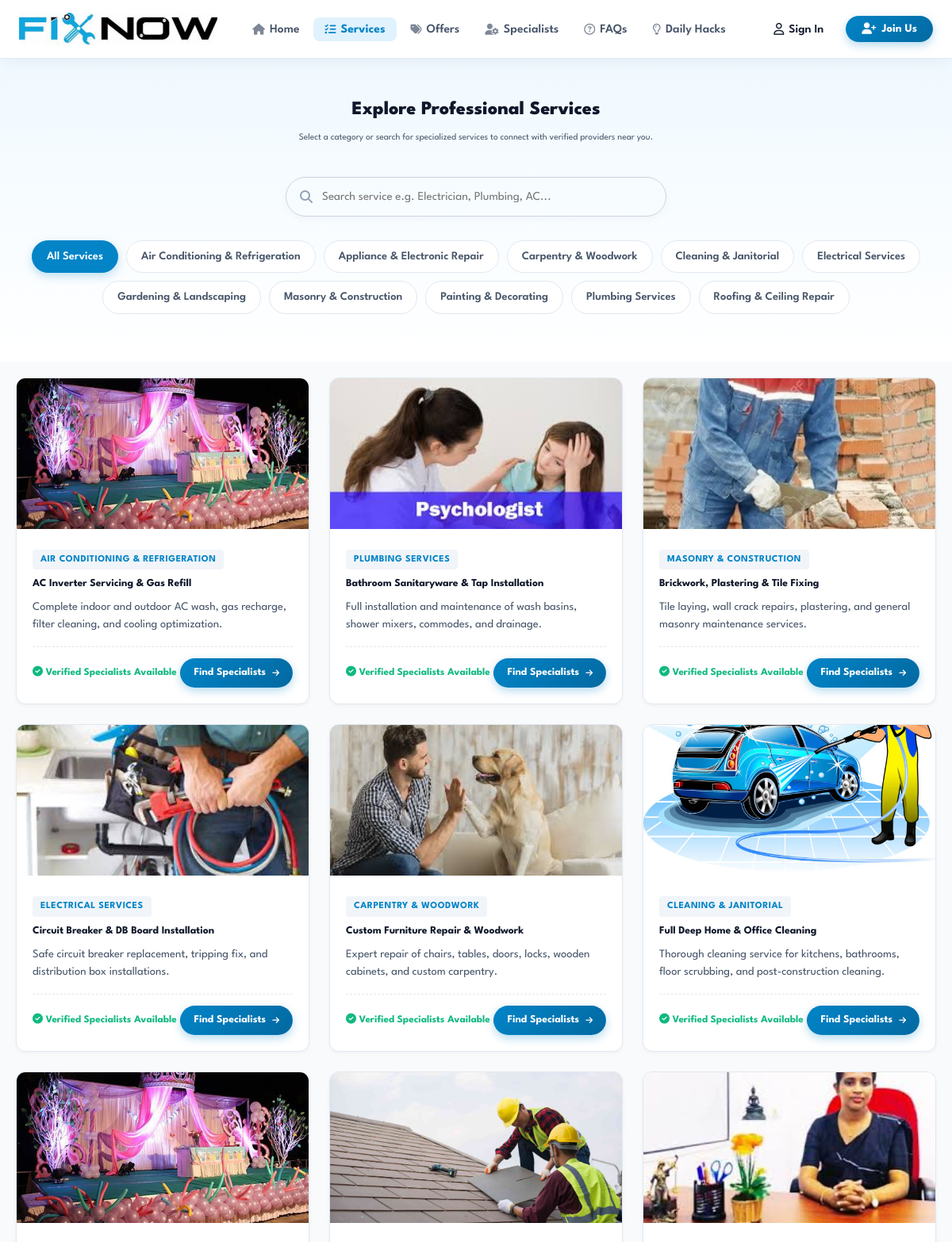
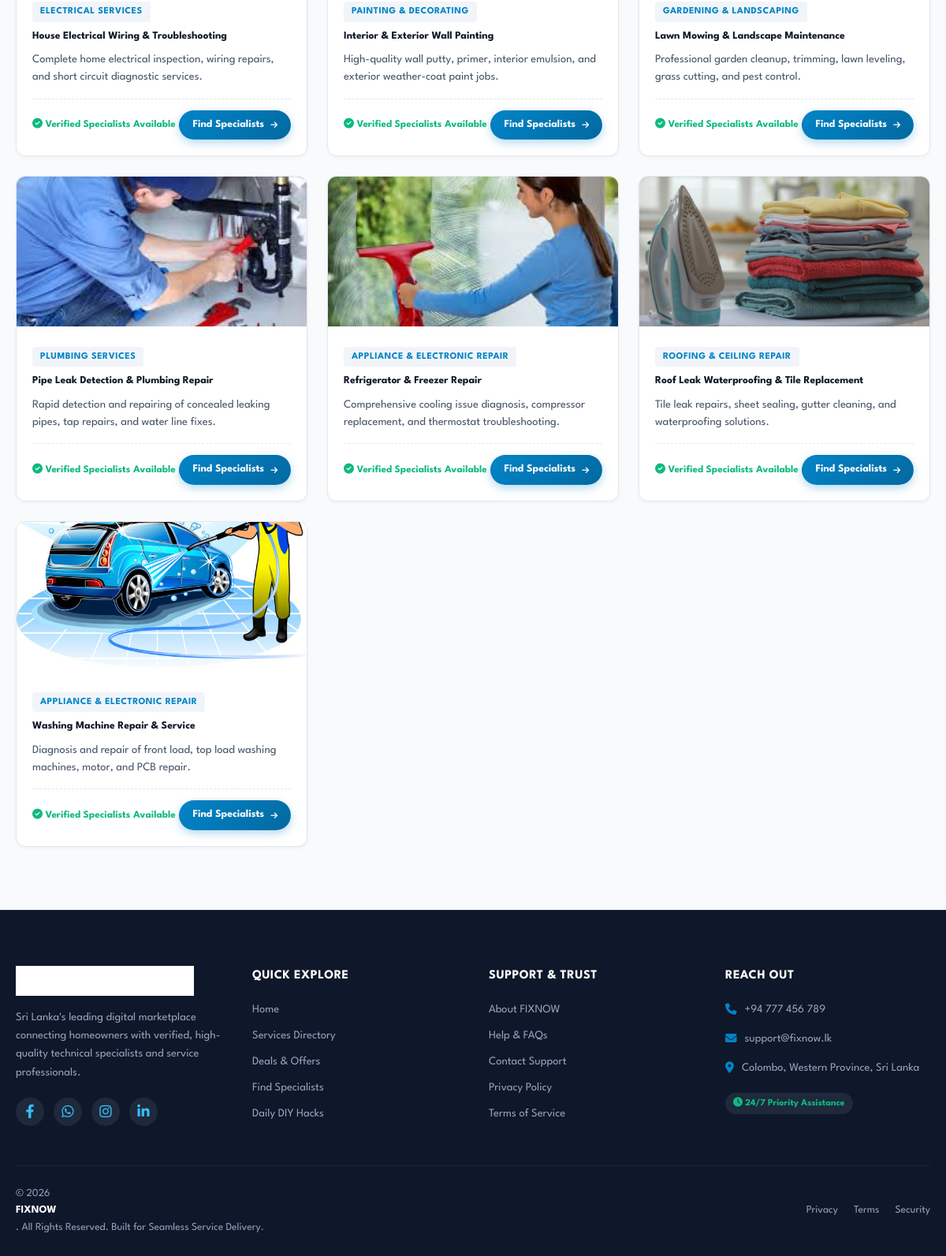
/services.php, run on the app's committed database (2 pictures, top to bottom).
### tables this page shows
CREATE TABLE `tbl_category` (
  `id` int(11) NOT NULL AUTO_INCREMENT,
  `category_name` varchar(100) NOT NULL UNIQUE,
  `created_at` timestamp NOT NULL DEFAULT current_timestamp(),
  PRIMARY KEY (`id`)
);

CREATE TABLE `tbl_service` (
  `id` int(11) NOT NULL AUTO_INCREMENT,
  `category_id` int(11) NOT NULL,
  `service_type` varchar(150) NOT NULL,
  `about_service` text DEFAULT NULL,
  `booking_price` decimal(10,2) NOT NULL DEFAULT 0.00,
  `service_image` varchar(255) DEFAULT NULL,
  `created_at` timestamp NOT NULL DEFAULT current_timestamp(),
  PRIMARY KEY (`id`),
  KEY `category_id` (`category_id`)
);

### config/db_helper.php (called while the page is built, shortened)
<?php
if (!function_exists('db_execute')) {
    function _db_normalize_args($arg1, $arg2, $arg3, $arg4) {
        global $conn;
        if (is_object($arg1) && ($arg1 instanceof mysqli)) {
            $c = $arg1;
            $sql = $arg2;
            $params = is_array($arg3) ? $arg3 : [];
            $types = is_string($arg4) ? $arg4 : (is_string($arg3) ? $arg3 : '');
            return [$c, $sql, $params, $types];
        }
        $c = $conn;
        $sql = $arg1;
        $params = [];
        $types = '';
        return [$c, $sql, $params, $types];
    }
    function db_fetch_all($arg1, $arg2 = '', $arg3 = [], $arg4 = '') {
        list($c, $sql, $params, $types) = _db_normalize_args($arg1, $arg2, $arg3, $arg4);
        $stmt = $c->prepare($sql);
        $stmt->execute();
        $result = $stmt->get_result();
        $rows = [];
        if ($result) {
            while ($row = $result->fetch_assoc()) {
                $rows[] = $row;
            }
        }
        return $rows;
    }
}

### services.php (the view, shortened to what this page needs)
<?php
include './partials/header.php';
$categories = db_fetch_all($conn, "SELECT * FROM tbl_category ORDER BY category_name ASC");
$services = db_fetch_all($conn, "SELECT s.*, c.category_name FROM tbl_service s LEFT JOIN tbl_category c ON s.category_id = c.id ORDER BY s.service_type ASC");
?>
<div class="fn-page-header">
    <div class="fn-container">
        <h1 class="fn-section-title">Explore Professional Services</h1>
        <p class="fn-section-subtitle">
            Select a category or search for specialized services to connect with verified providers near you.
        </p>
        <div class="fn-search-wrapper">
            <i class="fa-solid fa-magnifying-glass fn-search-icon"></i>
            <input type="text" id="fnServiceSearch" class="fn-search-input" placeholder="Search service e.g. Electrician, Plumbing, AC..." />
        </div>
        <div class="fn-filter-tabs">
            <button type="button" class="fn-filter-pill active" data-category="all">All Services</button>
            <?php foreach ($categories as $cat): ?>
                <button type="button" class="fn-filter-pill" data-category="<?php echo $cat['id']; ?>">
                    <?php echo htmlspecialchars($cat['category_name']); ?>
                </button>
            <?php endforeach; ?>
        </div>
    </div>
</div>
<section style="padding: 20px 0 80px 0;">
    <div class="fn-container">
        <div class="fn-grid-3" id="fnServicesGrid">
            <?php if (!empty($services)): ?>
                <?php foreach ($services as $srv):
                    $img = !empty($srv['service_image']) && file_exists('./images/service_images/' . $srv['service_image'])
                        ? './images/service_images/' . htmlspecialchars($srv['service_image'])
                        : './assets/images/service.jpeg';
                ?>
                <div class="fn-card fn-service-card-item" data-category="<?php echo $srv['category_id']; ?>" data-name="<?php echo strtolower(htmlspecialchars($srv['service_type'])); ?>">
                    <div style="overflow: hidden;">
                        <img src="<?php echo $img; ?>" class="fn-service-card-img" alt="<?php echo htmlspecialchars($srv['service_type']); ?>" />
                    </div>
                    <div class="fn-service-card-body">
                        <div>
                            <span class="fn-category-tag"><?php echo htmlspecialchars($srv['category_name'] ?? 'General Service'); ?></span>
                            <h3 class="fn-service-card-title"><?php echo htmlspecialchars($srv['service_type']); ?></h3>
                            <p class="fn-service-card-desc"><?php echo htmlspecialchars($srv['about_service']); ?></p>
                        </div>
                        <div class="fn-service-card-footer">
                            <span style="font-size: 13px; color: #10b981; font-weight: 700;">
                                <i class="fa-solid fa-circle-check"></i> Verified Specialists Available
                            </span>
                            <a href="vendor-search.php?service_type=<?php echo $srv['id']; ?>" class="fn-btn fn-btn-primary" style="padding: 7px 16px; font-size: 13.5px; border-radius: 50px;">
                                Find Specialists <i class="fa-solid fa-arrow-right fa-xs"></i>
                            </a>
                        </div>
                    </div>
                </div>
                <?php endforeach; ?>
            <?php else: ?>
                <p style="text-align: center; color: #64748b; grid-column: 1 / -1;">No services currently listed.</p>
            <?php endif; ?>
        </div>
    </div>
</section>
<?php include './partials/footer.php'; ?>

### data on the page
tbl_category: category_name "Air Conditioning & Refrigeration"
tbl_category: category_name "Appliance & Electronic Repair"
tbl_category: category_name "Carpentry & Woodwork"
tbl_category: category_name "Cleaning & Janitorial"
tbl_category: category_name "Electrical Services"
tbl_category: category_name "Gardening & Landscaping"
tbl_category: category_name "Masonry & Construction"
tbl_category: category_name "Painting & Decorating"
tbl_category: category_name "Plumbing Services"
tbl_category: category_name "Roofing & Ceiling Repair"
tbl_service: service_image (picture), category.category_name "AIR CONDITIONING & REFRIGERATION", service_type "AC Inverter Servicing & Gas Refill", about_service "Complete indoor and outdoor AC wash, gas recharge, filter cleaning, and cooling optimization."
tbl_service: service_image (picture), category.category_name "PLUMBING SERVICES", service_type "Bathroom Sanitaryware & Tap Installation", about_service "Full installation and maintenance of wash basins, shower mixers, commodes, and drainage."
tbl_service: service_image (picture), category.category_name "MASONRY & CONSTRUCTION", service_type "Brickwork, Plastering & Tile Fixing", about_service "Tile laying, wall crack repairs, plastering, and general masonry maintenance services."
tbl_service: service_image (picture), category.category_name "ELECTRICAL SERVICES", service_type "Circuit Breaker & DB Board Installation", about_service "Safe circuit breaker replacement, tripping fix, and distribution box installations."
tbl_service: service_image (picture), category.category_name "CARPENTRY & WOODWORK", service_type "Custom Furniture Repair & Woodwork", about_service "Expert repair of chairs, tables, doors, locks, wooden cabinets, and custom carpentry."
tbl_service: service_image (picture), category.category_name "CLEANING & JANITORIAL", service_type "Full Deep Home & Office Cleaning", about_service "Thorough cleaning service for kitchens, bathrooms, floor scrubbing, and post-construction cleaning."
tbl_service: service_image (picture), category.category_name "ELECTRICAL SERVICES", service_type "House Electrical Wiring & Troubleshooting", about_service "Complete home electrical inspection, wiring repairs, and short circuit diagnostic services."
tbl_service: service_image (picture), category.category_name "PAINTING & DECORATING", service_type "Interior & Exterior Wall Painting", about_service "High-quality wall putty, primer, interior emulsion, and exterior weather-coat paint jobs."
tbl_service: service_image (picture), category.category_name "GARDENING & LANDSCAPING", service_type "Lawn Mowing & Landscape Maintenance", about_service "Professional garden cleanup, trimming, lawn leveling, grass cutting, and pest control."
tbl_service: service_image (picture), category.category_name "PLUMBING SERVICES", service_type "Pipe Leak Detection & Plumbing Repair", about_service "Rapid detection and repairing of concealed leaking pipes, tap repairs, and water line fixes."
tbl_service: service_image (picture), category.category_name "APPLIANCE & ELECTRONIC REPAIR", service_type "Refrigerator & Freezer Repair", about_service "Comprehensive cooling issue diagnosis, compressor replacement, and thermostat troubleshooting."
tbl_service: service_image (picture), category.category_name "ROOFING & CEILING REPAIR", service_type "Roof Leak Waterproofing & Tile Replacement", about_service "Tile leak repairs, sheet sealing, gutter cleaning, and waterproofing solutions."
tbl_service: service_image (picture), category.category_name "APPLIANCE & ELECTRONIC REPAIR", service_type "Washing Machine Repair & Service", about_service "Diagnosis and repair of front load, top load washing machines, motor, and PCB repair."
